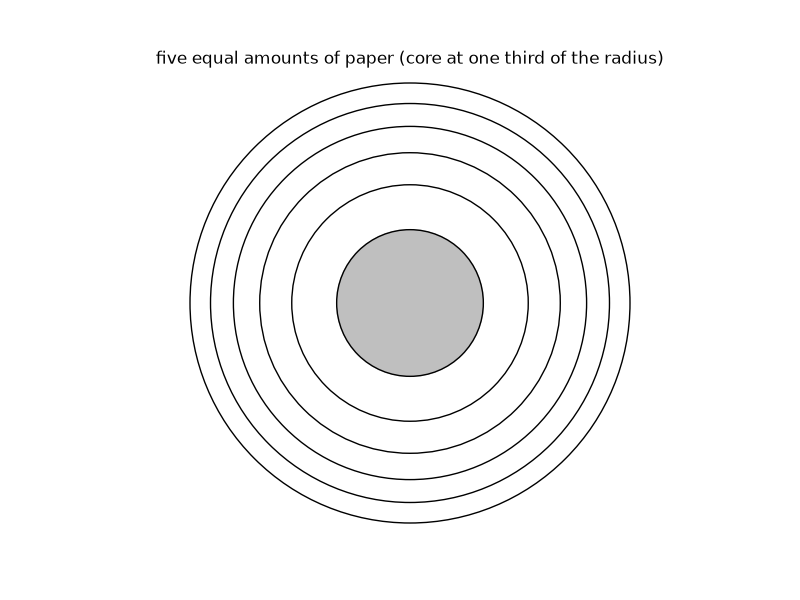

Reproduce this figure in Python.
# Visualize equimaterial zones on a rolled cylinder

import numpy as np
import matplotlib.pyplot as plt

def product_remaining(r, R_new=3):
    """Fraction of product remaining by visible roll radius.

    Parameters
    ----------
    r : float, 1 <= r
        Visible radius of roll in units of r0, the cardboard cylinder radius.
    R_new : scalar, optional, default: 3
        Radius of roll when new, in units of r0.

    Returns
    -------
    Current remaining length as fraction of original length of new roll.
    """

    x = r / R_new
    f = ( ( (R_new**2) * (x**2) ) - 1 ) / ((R_new**2) - 1)

    return f

def product_visible(el_frac, R_new=3):
    """Visible roll radius by fraction of remaining product.

    Parameters
    ----------
    el_frac : float, 0 <= el_frac <= 1
        Current remaining length as fraction of original length of new roll.
    R_new : scalar, optional, default: 3
        Radius of roll when new, in units of r0, the cardboard cylinder radius.

    Returns
    -------
    Current visible radius of roll, in units of r0, the cardboard cylinder
    radius.
    """

    f = el_frac
    x = np.sqrt( ( ( ((R_new**2)-1) * f ) + 1 ) / (R_new**2) )

    return x

def visualize_danger(n, R_new=3, saveas=''):
    """Use n line segments of equal product to visualize paradox of the roll.

    Parameters
    ----------
    n : int scalar
        Number of line segments to display.
    R_new : scalar, optional, default: 3
        Radius of roll when new, in units of r0, the cardboard cylinder radius.
    saveas : str, optional, default: empty
        If not empty save figure to file 

    Returns
    -------
    None
    """

    # Start with a new figure window
    plt.close('all') # this helps get rid of old figures you forgot to close
    fh = plt.figure(figsize=(8,6)) # my favorite figure size

    ### YOUR CODE HERE ###

    # Do the core plotting commands here
    ## use the functions defined above to calculate the line segments to plot
    fracs = np.linspace(0, 1, n + 1)        # fraction remaining at each boundary
    radii = product_visible(fracs, R_new)   # in units of R_new: 1/R_new ... 1

    ax = fh.add_subplot(1, 1, 1)
    ax.add_patch(plt.Circle((0, 0), radii[0], color='0.75'))   # shaded core
    for r in radii:
        ax.add_patch(plt.Circle((0, 0), r, fill=False, color='k'))

    # Set axes properties here for a better view
    ## things like axis limits and tick marks
    ax.set_xlim(-1.05, 1.05)
    ax.set_ylim(-1.05, 1.05)
    ax.set_aspect('equal')   # circles look like circles, not ellipses
    ax.axis('off')           # spec: no axes or labels

    # Stylize and annotate
    ## things like axes labels, font sizes, or any other finishing touches
    ax.set_title('five equal amounts of paper (core at one third of the radius)')

    ######################

    # Finally, show on screen and/or save to file
    if saveas:
        plt.savefig(saveas)
    plt.close()   # figures in this course are files: look at the saved PNG (plt.show() would pop a window instead)

if __name__ == '__main__':
    visualize_danger(5, saveas='squarespare.png')
